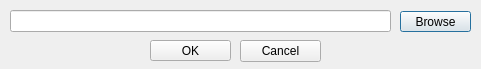
<?xml version="1.0" encoding="UTF-8"?>
<ui version="4.0">
 <class>circosbindir_set</class>
 <widget class="QDialog" name="circosbindir_set">
  <property name="geometry">
   <rect>
    <x>0</x>
    <y>0</y>
    <width>481</width>
    <height>69</height>
   </rect>
  </property>
  <property name="windowTitle">
   <string>Set default circos/bin directory</string>
  </property>
  <property name="windowIcon">
   <iconset>
    <normaloff>:/icons/icons/set_directory.png</normaloff>:/icons/icons/set_directory.png</iconset>
  </property>
  <widget class="QPushButton" name="setcircosbindir_pushButton">
   <property name="geometry">
    <rect>
     <x>400</x>
     <y>11</y>
     <width>71</width>
     <height>21</height>
    </rect>
   </property>
   <property name="text">
    <string>Browse</string>
   </property>
   <property name="icon">
    <iconset>
     <normaloff>:/icons/icons/browse_folder.png</normaloff>:/icons/icons/browse_folder.png</iconset>
   </property>
  </widget>
  <widget class="QPushButton" name="ok_pushButton">
   <property name="geometry">
    <rect>
     <x>150</x>
     <y>40</y>
     <width>81</width>
     <height>21</height>
    </rect>
   </property>
   <property name="text">
    <string>OK</string>
   </property>
  </widget>
  <widget class="QLineEdit" name="setcircosbindir_plainTextEdit">
   <property name="geometry">
    <rect>
     <x>10</x>
     <y>10</y>
     <width>381</width>
     <height>22</height>
    </rect>
   </property>
  </widget>
  <widget class="QPushButton" name="cancel_pushButton">
   <property name="geometry">
    <rect>
     <x>240</x>
     <y>40</y>
     <width>81</width>
     <height>22</height>
    </rect>
   </property>
   <property name="text">
    <string>Cancel</string>
   </property>
  </widget>
 </widget>
 <resources/>
 <connections/>
</ui>
